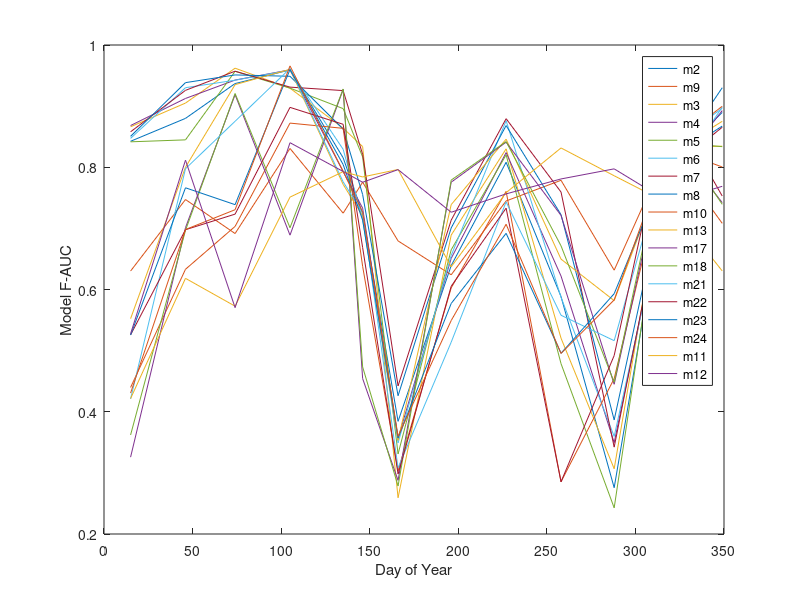

The MATLAB source for this figure:
days = [15,46,74,105,135,146,166,196,227, 258, 288, 319, 349];
% two lows
m9 = [0.630193558,0.747190647,0.691573835,0.830747146,0.724885298,0.775599153,0.679506269,0.624063849,0.744853246,0.778668844,0.631619367,0.832055337,0.800467295];

m2 = [0.842493991,0.879956492,0.936916667,0.95926414,0.815497208,0.724074505,0.384308576,0.639134839,0.808132586,0.588413073,0.275743516,0.803854585,0.889614689];
m3 = [0.866221356,0.90498488,0.962077534,0.929326653,0.863997146,0.833751961,0.259275798,0.688999362,0.830124023,0.520360154,0.306726766,0.832641126,0.834451457];
m4 = [0.868238594,0.912551944,0.942653382,0.959357317,0.792967379,0.733097069,0.356568805,0.650968796,0.823966986,0.621978859,0.349496844,0.781223855,0.892705774];
m5 = [0.841614271,0.844809819,0.956942821,0.929496193,0.895925941,0.816922257,0.330915131,0.664932068,0.820320431,0.47866112,0.242761619,0.841660169,0.833701444];
m6 = [0.847240668,0.930155039,0.942393182,0.958976552,0.829384433,0.715079693,0.349044186,0.655705392,0.876262524,0.587202631,0.359658715,0.767283106,0.898542209];
m7 = [0.85796583,0.925798904,0.957151699,0.931099467,0.925426442,0.821147655,0.442266252,0.713484337,0.879474776,0.75942424,0.342108031,0.794831129,0.865524452];
m8 = [0.850580996,0.938433302,0.951039311,0.948824464,0.862437395,0.755471919,0.426203173,0.700763884,0.868188198,0.722442292,0.38657387,0.801023966,0.930118482];
m10 = [0.439791836,0.633092188,0.70321098,0.872228422,0.863675055,0.637935162,0.303394095,0.60271956,0.760439599,0.285484618,0.454271491,0.82850701,0.708235865];
m13 = [0.552299711,0.800006955,0.935158907,0.960257911,0.771922164,0.72045264,0.353243641,0.738856349,0.845918701,0.649696562,0.581809338,0.820739482,0.875166431];
m17 = [0.325719124,0.701106822,0.918745272,0.68890234,0.927219486,0.454286989,0.287703579,0.775570894,0.841019552,0.721234056,0.444965316,0.854418551,0.742048692];
m18 = [0.361973221,0.696721931,0.920684197,0.701053881,0.928064647,0.473334216,0.278503722,0.778983397,0.841979079,0.671407291,0.448195738,0.868610633,0.739341656];
m21 = [0.420958604,0.797625926,0.875211316,0.961604774,0.776161367,0.725202994,0.308103716,0.513841628,0.74332789,0.557855188,0.51629261,0.833757779,0.896481281];
m22 = [0.525750621,0.697810296,0.723318734,0.897957883,0.870298152,0.668671867,0.298154836,0.605318229,0.733068809,0.285422827,0.491995299,0.905510193,0.752901973];
m23 = [0.525431635,0.766400377,0.738802937,0.959959815,0.804438132,0.713545282,0.357043921,0.577174232,0.691879772,0.495701108,0.593140641,0.8109277,0.867366536];
m24 = [0.430563302,0.698115908,0.7305371,0.965819106,0.793257944,0.726610011,0.359933562,0.549243382,0.706742287,0.495339189,0.582972885,0.832084026,0.899808374];
m11 = [0.421557456,0.618266012,0.572713808,0.751127407,0.792762985,0.784113145,0.796364713,0.637177225,0.758423445,0.831589575,0.786087449,0.740124465,0.630376374]; 
m12 = [0.527559213,0.811593781,0.570325306,0.840169582,0.793078246,0.775443672,0.796136241,0.726355501,0.756442601,0.780870151,0.797381972,0.742703996,0.768842901];


figure;
plot( days, m2);

hold on;
plot( days, m9);
plot( days, m3);
plot( days, m4);
plot( days, m5);
plot( days, m6);
plot( days, m7);
plot( days, m8);
plot( days, m10);
plot( days, m13);
plot( days, m17);
plot( days, m18);
plot( days, m21);
plot( days, m22);
plot( days, m23);
plot( days, m24);
plot( days, m11);
plot( days, m12);



xlabel('Day of Year');
ylabel('Model F-AUC');
legend('m2', 'm9','m3','m4','m5','m6','m7','m8','m10','m13','m17','m18','m21','m22','m23','m24','m11','m12');